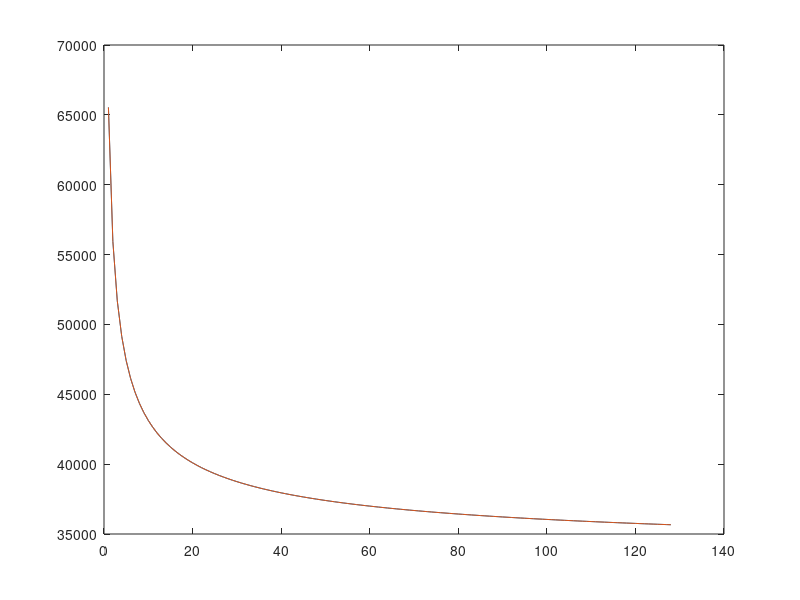

Here is the MATLAB script that generated this plot: (Note: this script raises an error after producing the figure.)
% ***  power 2 sinc ---- triangle ***** 

clc; clear ; close all;

Fs = 1228e5;
f0 = 1919870;
t = 1/Fs:1/Fs:128/Fs;
x = -64/Fs:1/Fs:64/Fs;
% val_in = 1./((pi*t)); .* sin(8 * pi * t *f0 ) ;
% val_qu = 1./((pi*t)); .* sin(88 * pi * t *f0 );
    
% val_in = 1./ sin(8 * pi * t *f0 + pi/3);
% val_qu = 1./ sin(8 * pi * t *f0 );

val_in =  1./((pi*t).^ 0.5) ;
val_qu = 1./((pi*t).^ 0.5);
%%

max_in = max(abs(val_in));
max_qu = max(abs(val_qu));

%% 
in_val = val_in /max_in;
qu_val = val_qu / max_qu;


bin_off = 8.1915e3;

%%
close all
in = ( (in_val  + 1 ))  *4* bin_off ;
qu = ( (qu_val  + 1 ))  *4*  bin_off ;

in_m = ceil(in);
qu_m = ceil(qu);
figure
plot(in_m)
hold on
plot(qu_m)
write_file(in_m, 'in_m.txt')
write_file(qu_m, 'qu_m.txt')

%% Triangle 

in_m = [16383,12151,10684,9914,9429,9092,8844,8658,8516,8408,8328,8271,8232,8208,8196,8192,8195,8202,8211,8221,8230,8237,8242,8244,8243,8240,8234,8227,8219,8209,8200,8192,8184,8178,8174,8171,8169,8170,8171,8173,8176,8180,8183,8186,8189,8191,8192,8192,8192,8191,8189,8188,8186,8185,8183,8182,8182,8182,8183,8184,8186,8188,8190,8192,8194,8196,8197,8198,8199,8199,8198,8198,8197,8196,8195,8194,8193,8192,8192,8192,8192,8192,8193,8194,8194,8195,8195,8196,8196,8196,8196,8195,8195,8194,8193,8192,8191,8190,8190,8189,8189,8189,8189,8189,8190,8190,8191,8191,8191,8192,8192,8192,8192,8192,8191,8191,8191,8190,8190,8190,8190,8190,8190,8190,8191,8191,8192,8192];
qu_m = [16383,12268,10887,10191,9768,9482,9274,9115,8989,8887,8801,8728,8665,8610,8561,8518,8480,8445,8413,8385,8359,8335,8314,8294,8277,8260,8246,8233,8221,8210,8200,8192,8184,8178,8172,8167,8163,8160,8157,8155,8154,8153,8152,8152,8152,8153,8154,8156,8157,8159,8161,8163,8166,8168,8171,8173,8176,8178,8181,8183,8186,8188,8190,8192,8194,8196,8197,8199,8200,8202,8203,8203,8204,8205,8205,8205,8205,8205,8205,8205,8205,8204,8204,8203,8202,8201,8200,8200,8199,8198,8197,8196,8195,8194,8193,8192,8191,8190,8189,8189,8188,8188,8187,8187,8186,8186,8186,8185,8185,8185,8185,8185,8185,8186,8186,8186,8187,8187,8187,8188,8188,8189,8189,8190,8190,8191,8192,8192];

%%